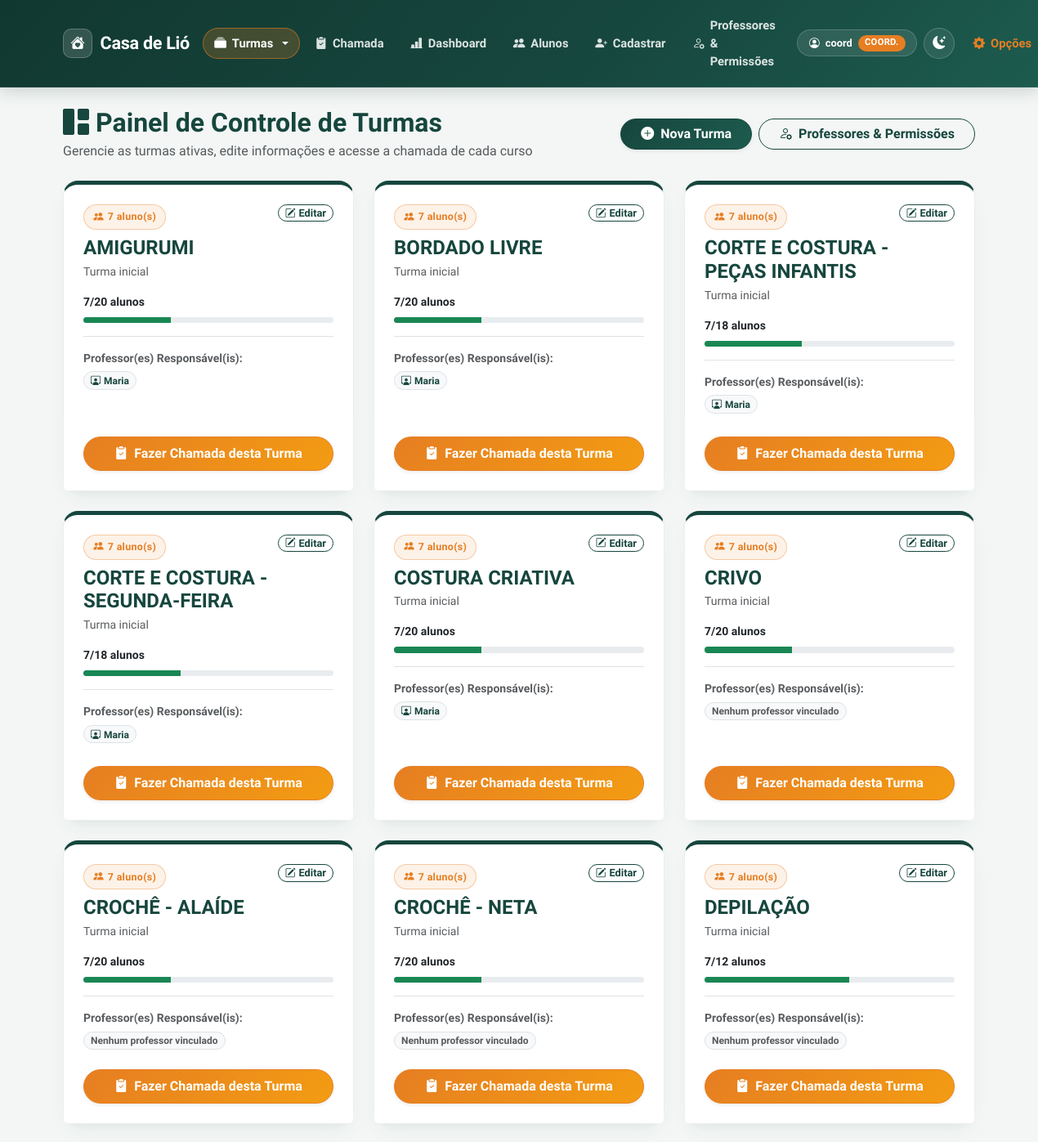
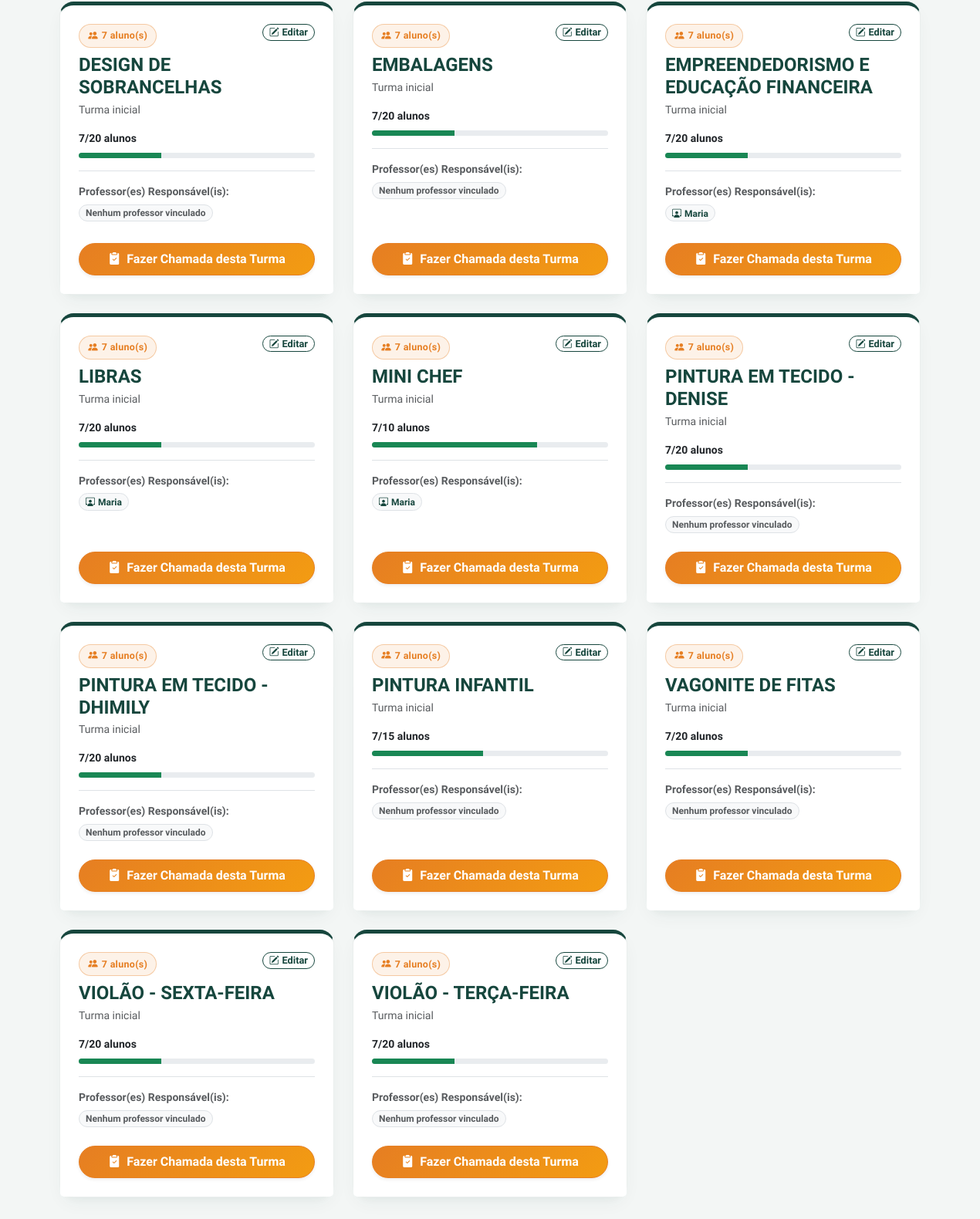
/turmas (signed in), run on an earlier commit of the app's database (2 pictures, top to bottom).
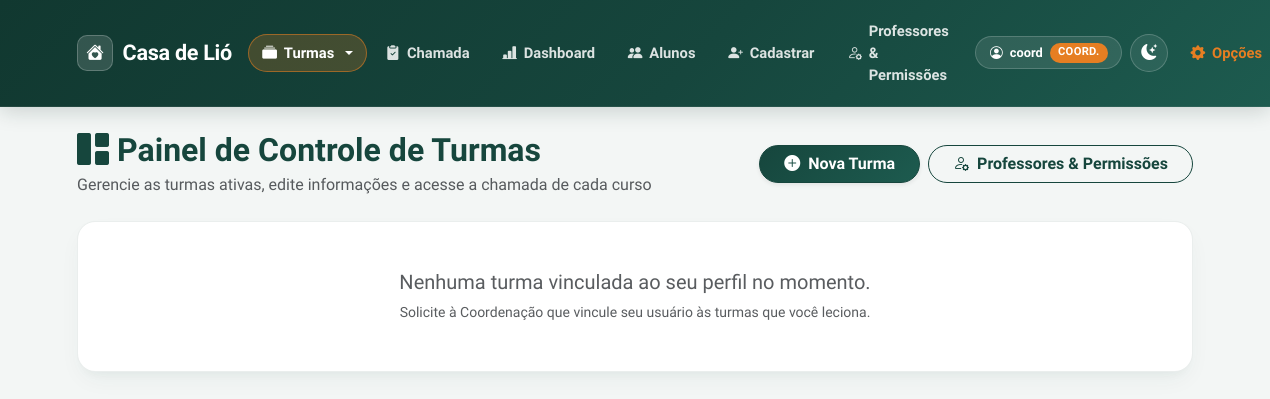
And on a later commit of the database.
### tables this page shows
CREATE TABLE usuarios (
        id INTEGER PRIMARY KEY AUTOINCREMENT,
        login TEXT UNIQUE NOT NULL,
        senha TEXT NOT NULL,
        perfil TEXT NOT NULL
    );

CREATE TABLE turmas (
            id INTEGER PRIMARY KEY AUTOINCREMENT,
            nome TEXT UNIQUE NOT NULL,
            descricao TEXT
        , limite_alunos INTEGER);

### app.py (the view)
@app.get("/turmas", response_class=HTMLResponse)
async def tela_turmas(request: Request, sucesso: str = None, erro: str = None):
    usuario = obter_usuario_atual(request)
    if not usuario:
        return RedirectResponse(url="/login", status_code=303)
    conexao = pegar_conexao()
    turmas_permitidas = obter_turmas_permitidas(conexao, usuario)
    todas_turmas_db = conexao.execute('''
        SELECT t.id, t.nome, t.descricao, t.limite_alunos,
               (SELECT COUNT(*) FROM alunos a WHERE a.turma = t.nome) as total_alunos
        FROM turmas t
        ORDER BY t.nome ASC
    ''').fetchall()
    lista_turmas = []
    for t in todas_turmas_db:
        if usuario['perfil'] != 'coordenacao' and t['nome'] not in turmas_permitidas:
            continue
        profs_t = conexao.execute('''
            SELECT u.id, u.login
            FROM professor_turmas pt
            JOIN usuarios u ON pt.usuario_id = u.id
            WHERE pt.turma_nome = ?
            ORDER BY u.login ASC
        ''', (t['nome'],)).fetchall()
        lista_turmas.append({
            "id": t['id'],
            "nome": t['nome'],
            "descricao": t['descricao'] or "Curso / Turma Ativa",
            "total_alunos": t['total_alunos'],
            "limite_alunos": t['limite_alunos'],
            "ocupacao_percentual": min(100, round(t['total_alunos'] * 100 / t['limite_alunos'])) if t['limite_alunos'] else 0,
            "lotada": t['limite_alunos'] is not None and t['total_alunos'] >= t['limite_alunos'],
            "professores": [p['login'] for p in profs_t],
            "professores_ids": [p['id'] for p in profs_t]
        })
    professores_sistema = []
    if usuario['perfil'] == 'coordenacao':
        profs_db = conexao.execute("SELECT id, login FROM usuarios WHERE perfil = 'professor' ORDER BY login ASC").fetchall()
        for p in profs_db:
            pt_rows = conexao.execute("SELECT turma_nome FROM professor_turmas WHERE usuario_id = ? ORDER BY turma_nome ASC", (p['id'],)).fetchall()
            professores_sistema.append({
                "id": p['id'],
                "login": p['login'],
                "turmas": [r['turma_nome'] for r in pt_rows]
            })
    conexao.close()
    return templates.TemplateResponse(
        request=request,
        name="turmas.html",
        context={
            "turmas": lista_turmas,
            "professores": professores_sistema,
            "usuario_atual": usuario,
            "sucesso": sucesso,
            "erro": erro
        }
    )

### templates/turmas.html (shortened to what this page needs)
{% extends 'base.html' %}
{% block conteudo %}
<div class="row mb-4 align-items-center">
    <div class="col-md-7">
        {% if request.session.get('perfil') == 'coordenacao' %}
            <h2 class="text-primary fw-bold mb-1"><i class="bi bi-grid-1x2-fill me-2"></i>Painel de Controle de Turmas</h2>
            <p class="text-muted mb-0">Gerencie as turmas ativas, edite informações e acesse a chamada de cada curso</p>
        {% else %}
            <h2 class="text-primary fw-bold mb-1"><i class="bi bi-collection-fill me-2"></i>Minhas Turmas</h2>
            <p class="text-muted mb-0">Selecione uma das suas turmas abaixo para realizar a chamada do dia</p>
        {% endif %}
    </div>
    <div class="col-md-5 text-md-end mt-3 mt-md-0 d-flex flex-wrap justify-content-md-end gap-2">
        {% if request.session.get('perfil') == 'coordenacao' %}
            <a href="/turmas/nova" class="btn btn-primary rounded-pill px-4 fw-semibold shadow-sm">
                <i class="bi bi-plus-circle-fill me-1"></i> Nova Turma
            </a>
            <a href="/usuarios/novo" class="btn btn-outline-primary rounded-pill px-4 fw-semibold">
                <i class="bi bi-person-gear me-1"></i> Professores & Permissões
            </a>
        {% endif %}
    </div>
</div>
<div class="row mb-5">
    {% if turmas %}
        {% for t in turmas %}
        <div class="col-md-6 col-lg-4 mb-4">
            <div class="card shadow-sm border-0 h-100 d-flex flex-column justify-content-between" style="border-radius: 1.2rem; border-top: 5px solid var(--verde-adra) !important;">
                <div class="card-body p-4">
                    <div class="d-flex justify-content-between align-items-start mb-2">
                        <span class="badge-institucional"><i class="bi bi-people-fill"></i> {{ t['total_alunos'] }} aluno(s)</span>
                        {% if request.session.get('perfil') == 'coordenacao' %}
                            <div class="d-flex align-items-center gap-2">
                                <button type="button" class="btn btn-sm btn-outline-primary rounded-pill px-2 py-0 fw-semibold" style="font-size: 0.8rem;" data-bs-toggle="modal" data-bs-target="#modalEditarTurma{{ t['id'] }}" title="Editar informações da turma">
                                    <i class="bi bi-pencil-square me-1"></i>Editar
                                </button>
                            </div>
                        {% endif %}
                    </div>
                    <h4 class="fw-bold text-primary mt-2 mb-1">{{ t['nome'] }}</h4>
                    <p class="text-muted small mb-3">{{ t['descricao'] }}</p>
                    <div class="capacity-summary mb-3">
                        <div class="d-flex justify-content-between align-items-center gap-2 mb-2">
                            <span class="small fw-semibold text-dark">
                                {% if t['limite_alunos'] is none %}{{ t['total_alunos'] }} matriculados · sem limite{% else %}{{ t['total_alunos'] }}/{{ t['limite_alunos'] }} alunos{% endif %}
                            </span>
                        </div>
                        {% if t['limite_alunos'] is not none %}
                        <div class="progress rounded-pill" role="progressbar" aria-label="Ocupação da turma {{ t['nome'] }}" aria-valuenow="{{ t['total_alunos'] }}" aria-valuemin="0" aria-valuemax="{{ t['limite_alunos'] }}" style="height: .45rem;">
                            <div class="progress-bar {% if t['lotada'] %}bg-danger{% else %}bg-success{% endif %}" style="width: {{ t['ocupacao_percentual'] }}%"></div>
                        </div>
                        {% endif %}
                    </div>
                    <div class="mt-3 pt-3 border-top">
                        <small class="text-muted fw-semibold d-block mb-1">Professor(es) Responsável(is):</small>
                        {% if t['professores'] %}
                            {% for prof_login in t['professores'] %}
                                <span class="badge bg-light text-primary border rounded-pill px-2 py-1 me-1 mb-1">
                                    <i class="bi bi-person-workspace me-1"></i>{{ prof_login }}
                                </span>
                            {% endfor %}
                        {% else %}
                            <span class="badge bg-light text-muted border rounded-pill px-2 py-1">Nenhum professor vinculado</span>
                        {% endif %}
                    </div>
                </div>
                <div class="card-footer bg-white border-0 p-4 pt-0">
                    <a href="/?turma={{ t['nome'] }}" class="btn btn-warning w-100 rounded-pill fw-bold text-white shadow-sm py-2">
                        <i class="bi bi-clipboard2-check-fill me-1"></i> Fazer Chamada desta Turma
                    </a>
                </div>
            </div>
        </div>
        {% endfor %}
    {% else %}
        <div class="col-12">
            <div class="card shadow-sm border-0 p-5 text-center" style="border-radius: 1.2rem;">
                <h5 class="text-muted mb-2">Nenhuma turma vinculada ao seu perfil no momento.</h5>
                <p class="text-muted small mb-0">Solicite à Coordenação que vincule seu usuário às turmas que você leciona.</p>
            </div>
        </div>
    {% endif %}
</div>
{% endblock %}

### templates/base.html (shortened to what this page needs)
<!DOCTYPE html>
<html lang="pt-PT" data-theme="light">
<head>
    <link href="https://cdn.jsdelivr.net/npm/bootstrap@5.3.0/dist/css/bootstrap.min.css" rel="stylesheet">
    <link rel="stylesheet" href="https://cdn.jsdelivr.net/npm/bootstrap-icons@1.11.3/font/bootstrap-icons.min.css">
</head>
<body>
    {% set caminho_atual = (request.url.path | string) if (request and request.url) else '/' %}
    <nav class="navbar navbar-expand-lg navbar-modern sticky-top">
        <div class="container">
            <a class="navbar-brand fw-bold text-white" href="/">
                <span class="brand-logo-box"><i class="bi bi-house-heart-fill"></i></span>
                <span>Casa de Lió</span>
            </a>
            <div class="collapse navbar-collapse" id="navbarNav">
                <ul class="navbar-nav ms-auto align-items-lg-center gap-1 mt-3 mt-lg-0">
                    {% if request.session.get('perfil') == 'coordenacao' %}
                        <li class="nav-item dropdown">
                            <a class="nav-link dropdown-toggle {% if '/turmas' in caminho_atual %}active-nav{% endif %}" href="#" id="menuTurmas" role="button" data-bs-toggle="dropdown" aria-expanded="false">
                                <i class="bi bi-collection-fill"></i> Turmas
                            </a>
                        </li>
                    {% else %}
                        <li class="nav-item">
                            <a class="nav-link {% if '/turmas' in caminho_atual %}active-nav{% endif %}" href="/turmas">
                                <i class="bi bi-collection-fill"></i> Turmas
                            </a>
                        </li>
                    {% endif %}
                    <li class="nav-item">
                        <a class="nav-link {% if caminho_atual == '/' %}active-nav{% endif %}" href="/">
                            <i class="bi bi-clipboard2-check-fill"></i> Chamada
                        </a>
                    </li>
                    {% if request.session.get('perfil') == 'coordenacao' %}
                        <li class="nav-item">
                            <a class="nav-link {% if '/dashboard' in caminho_atual %}active-nav{% endif %}" href="/dashboard">
                                <i class="bi bi-bar-chart-line-fill"></i> Dashboard
                            </a>
                        </li>
                        <li class="nav-item">
                            <a class="nav-link {% if '/alunos' in caminho_atual %}active-nav{% endif %}" href="/alunos">
                                <i class="bi bi-people-fill"></i> Alunos
                            </a>
                        </li>
                        <li class="nav-item">
                            <a class="nav-link {% if '/cadastrar' in caminho_atual %}active-nav{% endif %}" href="/cadastrar">
                                <i class="bi bi-person-plus-fill"></i> Cadastrar
                            </a>
                        </li>
                        <li class="nav-item">
                            <a class="nav-link {% if '/usuarios' in caminho_atual %}active-nav{% endif %}" href="/usuarios/novo">
                                <i class="bi bi-person-gear"></i> Professores & Permissões
                            </a>
                        </li>
                    {% endif %}
                    {% if request.session.get('login') %}
                    <li class="nav-item ms-lg-2 my-2 my-lg-0">
                        <span class="user-pill-badge">
                            <i class="bi bi-person-circle"></i>
                            <span>{{ request.session.get('login') }}</span>
                            <span class="user-pill-role">
                                {% if request.session.get('perfil') == 'coordenacao' %}Coord.{% else %}Prof.{% endif %}
                            </span>
                        </span>
                    </li>
                    {% endif %}
                    <li class="nav-item ms-lg-1 my-1 my-lg-0">
                        <button type="button" id="btnToggleTheme" class="btn-theme-toggle" title="Alternar Modo Escuro / Claro" aria-label="Alternar tema">
                            <i class="bi bi-moon-stars-fill" id="iconTheme"></i>
                        </button>
                    </li>
                    <li class="nav-item dropdown ms-lg-1 mt-2 mt-lg-0">
                        <a class="nav-link fw-bold dropdown-toggle" href="#" id="menuPerfil" role="button" data-bs-toggle="dropdown" aria-expanded="false" style="color: var(--laranja-adra) !important;">
                            <i class="bi bi-gear-fill"></i> Opções
                        </a>
                    </li>
                </ul>
            </div>
        </div>
    </nav>
    <div id="toastContainer" class="toast-container position-fixed top-0 end-0 p-3" style="z-index: 1095; margin-top: 68px;"></div>
    <div class="container mt-4 flex-grow-1">
        {% block conteudo %}{% endblock %}
    </div>
</body>
</html>

### templates/base.html (style rules this page uses)
:root { --verde-adra: #16463d; --verde-adra-hover: #0f332c; --verde-adra-light: #e8f3f0; --laranja-adra: #e67e22; --laranja-adra-hover: #d35400; --fundo-cinza: #f3f6f5; --superficie-card: #ffffff; --texto-principal: #1e293b; --texto-secundario: #64748b; --borda-suave: rgba(22, 70, 61, 0.09); --sombra-card: 0 10px 25px -5px rgba(22, 70, 61, 0.06), 0 8px 10px -6px rgba(22, 70, 61, 0.04); --sombra-card-hover: 0 20px 30px -10px rgba(22, 70, 61, 0.13), 0 10px 15px -6px rgba(22, 70, 61, 0.06); }
body { background-color: var(--fundo-cinza) !important; color: var(--texto-principal); font-family: 'Plus Jakarta Sans', 'Segoe UI', system-ui, -apple-system, sans-serif; transition: background-color 0.25s ease, color 0.25s ease; min-height: 100vh; display: flex; flex-direction: column; }
.navbar-modern { background: linear-gradient(135deg, #113830 0%, #16463d 55%, #1d5b4f 100%) !important; padding-top: 0.75rem; padding-bottom: 0.75rem; border-bottom: 1px solid rgba(255, 255, 255, 0.08); box-shadow: 0 4px 20px rgba(15, 45, 39, 0.18); }
.navbar-brand { font-size: 1.35rem; letter-spacing: -0.3px; display: inline-flex; align-items: center; gap: 0.6rem; }
.brand-logo-box { width: 36px; height: 36px; border-radius: 10px; background: rgba(255, 255, 255, 0.14); border: 1px solid rgba(255, 255, 255, 0.22); display: inline-flex; align-items: center; justify-content: center; color: #fff; font-size: 1.1rem; }
.navbar-modern .nav-link { color: rgba(255, 255, 255, 0.85) !important; font-size: 0.92rem; font-weight: 600; padding: 0.48rem 0.9rem !important; border-radius: 999px; transition: all 0.2s ease; display: inline-flex; align-items: center; gap: 0.42rem; }
.navbar-modern .nav-link.active-nav { color: #ffffff !important; background-color: rgba(230, 126, 34, 0.22); box-shadow: inset 0 0 0 1px rgba(230, 126, 34, 0.55); }
.user-pill-badge { background: rgba(255, 255, 255, 0.1); border: 1px solid rgba(255, 255, 255, 0.18); color: #ffffff; padding: 0.35rem 0.85rem; border-radius: 999px; font-size: 0.8rem; font-weight: 600; display: inline-flex; align-items: center; gap: 0.45rem; }
.user-pill-role { background: var(--laranja-adra); color: #fff; padding: 0.1rem 0.5rem; border-radius: 999px; font-size: 0.7rem; font-weight: 700; text-transform: uppercase; letter-spacing: 0.3px; }
.btn-theme-toggle { width: 38px; height: 38px; border-radius: 50%; border: 1px solid rgba(255, 255, 255, 0.2); background: rgba(255, 255, 255, 0.08); color: #fff; display: inline-flex; align-items: center; justify-content: center; transition: all 0.2s ease; }
.text-primary { color: var(--verde-adra) !important; }
.btn-primary { background: linear-gradient(135deg, #16463d 0%, #1d5b4f 100%); border-color: #16463d; box-shadow: 0 4px 12px rgba(22, 70, 61, 0.2); transition: all 0.2s ease; }
.btn-outline-primary { color: var(--verde-adra); border-color: var(--verde-adra); }
.card { background-color: var(--superficie-card); color: var(--texto-principal); border-radius: 1.15rem !important; border: 1px solid var(--borda-suave) !important; box-shadow: var(--sombra-card) !important; transition: transform 0.22s ease, box-shadow 0.22s ease, background-color 0.25s ease; }

What changed in the data, as far as the page shows it:
removed turmas: total_alunos "7", nome "AMIGURUMI", descricao "Turma inicial", limite_alunos "20", {{ t['ocupacao_percentual'] }} 35 (drawn)
removed usuarios: login "Maria"
removed turmas: total_alunos "7", nome "BORDADO LIVRE", descricao "Turma inicial", limite_alunos "20", {{ t['ocupacao_percentual'] }} 35 (drawn)
removed turmas: total_alunos "7", nome "CORTE E COSTURA - PEÇAS INFANTIS", descricao "Turma inicial", limite_alunos "18", {{ t['ocupacao_percentual'] }} 39 (drawn)
removed turmas: total_alunos "7", nome "CORTE E COSTURA - SEGUNDA-FEIRA", descricao "Turma inicial", limite_alunos "18", {{ t['ocupacao_percentual'] }} 39 (drawn)
removed turmas: total_alunos "7", nome "COSTURA CRIATIVA", descricao "Turma inicial", limite_alunos "20", {{ t['ocupacao_percentual'] }} 35 (drawn)
removed turmas: total_alunos "7", nome "CRIVO", descricao "Turma inicial", limite_alunos "20", {{ t['ocupacao_percentual'] }} 35 (drawn), shows "Nenhum professor vinculado"
removed turmas: total_alunos "7", nome "CROCHÊ - ALAÍDE", descricao "Turma inicial", limite_alunos "20", {{ t['ocupacao_percentual'] }} 35 (drawn), shows "Nenhum professor vinculado"
removed turmas: total_alunos "7", nome "CROCHÊ - NETA", descricao "Turma inicial", limite_alunos "20", {{ t['ocupacao_percentual'] }} 35 (drawn), shows "Nenhum professor vinculado"
removed turmas: total_alunos "7", nome "DEPILAÇÃO", descricao "Turma inicial", limite_alunos "12", {{ t['ocupacao_percentual'] }} 58 (drawn), shows "Nenhum professor vinculado"
removed turmas: total_alunos "7", nome "DESIGN DE SOBRANCELHAS", descricao "Turma inicial", limite_alunos "20", {{ t['ocupacao_percentual'] }} 35 (drawn), shows "Nenhum professor vinculado"
removed turmas: total_alunos "7", nome "EMBALAGENS", descricao "Turma inicial", limite_alunos "20", {{ t['ocupacao_percentual'] }} 35 (drawn), shows "Nenhum professor vinculado"
removed turmas: total_alunos "7", nome "EMPREENDEDORISMO E EDUCAÇÃO FINANCEIRA", descricao "Turma inicial", limite_alunos "20", {{ t['ocupacao_percentual'] }} 35 (drawn)
removed turmas: total_alunos "7", nome "LIBRAS", descricao "Turma inicial", limite_alunos "20", {{ t['ocupacao_percentual'] }} 35 (drawn)
removed turmas: total_alunos "7", nome "MINI CHEF", descricao "Turma inicial", limite_alunos "10", {{ t['ocupacao_percentual'] }} 70 (drawn)
removed turmas: total_alunos "7", nome "PINTURA EM TECIDO - DENISE", descricao "Turma inicial", limite_alunos "20", {{ t['ocupacao_percentual'] }} 35 (drawn), shows "Nenhum professor vinculado"
removed turmas: total_alunos "7", nome "PINTURA EM TECIDO - DHIMILY", descricao "Turma inicial", limite_alunos "20", {{ t['ocupacao_percentual'] }} 35 (drawn), shows "Nenhum professor vinculado"
removed turmas: total_alunos "7", nome "PINTURA INFANTIL", descricao "Turma inicial", limite_alunos "15", {{ t['ocupacao_percentual'] }} 47 (drawn), shows "Nenhum professor vinculado"
removed turmas: total_alunos "7", nome "VAGONITE DE FITAS", descricao "Turma inicial", limite_alunos "20", {{ t['ocupacao_percentual'] }} 35 (drawn), shows "Nenhum professor vinculado"
removed turmas: total_alunos "7", nome "VIOLÃO - SEXTA-FEIRA", descricao "Turma inicial", limite_alunos "20", {{ t['ocupacao_percentual'] }} 35 (drawn), shows "Nenhum professor vinculado"
removed turmas: total_alunos "7", nome "VIOLÃO - TERÇA-FEIRA", descricao "Turma inicial", limite_alunos "20", {{ t['ocupacao_percentual'] }} 35 (drawn), shows "Nenhum professor vinculado"
Also different on the page:
text now shown: "Nenhuma turma vinculada ao seu perfil no momento. Solicite à Coordenação que vincule seu usuário às turmas que você leciona."
